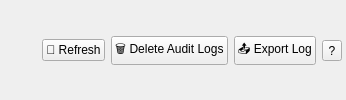
                   <widget class="QWidget" name="widget_13" native="true">
                    <layout class="QHBoxLayout" name="horizontalLayout_11">
                     <property name="leftMargin">
                      <number>2</number>
                     </property>
                     <property name="topMargin">
                      <number>2</number>
                     </property>
                     <property name="rightMargin">
                      <number>4</number>
                     </property>
                     <property name="bottomMargin">
                      <number>1</number>
                     </property>
                     <item>
                      <spacer name="horizontalSpacer_4">
                       <property name="orientation">
                        <enum>Qt::Horizontal</enum>
                       </property>
                       <property name="sizeHint" stdset="0">
                        <size>
                         <width>40</width>
                         <height>20</height>
                        </size>
                       </property>
                      </spacer>
                     </item>
                     <item>
                      <widget class="QPushButton" name="refreshAuditLogs_">
                       <property name="minimumSize">
                        <size>
                         <width>0</width>
                         <height>20</height>
                        </size>
                       </property>
                       <property name="styleSheet">
                        <string notr="true">padding:3</string>
                       </property>
                       <property name="text">
                        <string>🔄 Refresh</string>
                       </property>
                      </widget>
                     </item>
                     <item>
                      <widget class="QPushButton" name="deleteAuditLogs">
                       <property name="minimumSize">
                        <size>
                         <width>0</width>
                         <height>20</height>
                        </size>
                       </property>
                       <property name="styleSheet">
                        <string notr="true">padding:3</string>
                       </property>
                       <property name="text">
                        <string>🗑️ Delete Audit Logs</string>
                       </property>
                      </widget>
                     </item>
                     <item>
                      <widget class="QPushButton" name="audit_export_">
                       <property name="minimumSize">
                        <size>
                         <width>0</width>
                         <height>20</height>
                        </size>
                       </property>
                       <property name="styleSheet">
                        <string notr="true">padding:3</string>
                       </property>
                       <property name="text">
                        <string>📤 Export Log</string>
                       </property>
                      </widget>
                     </item>
                     <item>
                      <widget class="QToolButton" name="bowser_btn_4">
                       <property name="acceptDrops">
                        <bool>false</bool>
                       </property>
                       <property name="toolTip">
                        <string>Show a quick tour for this page</string>
                       </property>
                       <property name="styleSheet">
                        <string notr="true">padding:1</string>
                       </property>
                       <property name="inputMethodHints">
                        <set>Qt::ImhNone</set>
                       </property>
                       <property name="text">
                        <string>?</string>
                       </property>
                       <property name="popupMode">
                        <enum>QToolButton::DelayedPopup</enum>
                       </property>
                       <property name="toolButtonStyle">
                        <enum>Qt::ToolButtonIconOnly</enum>
                       </property>
                       <property name="autoRaise">
                        <bool>false</bool>
                       </property>
                       <property name="arrowType">
                        <enum>Qt::NoArrow</enum>
                       </property>
                      </widget>
                     </item>
                    </layout>
                   </widget>
